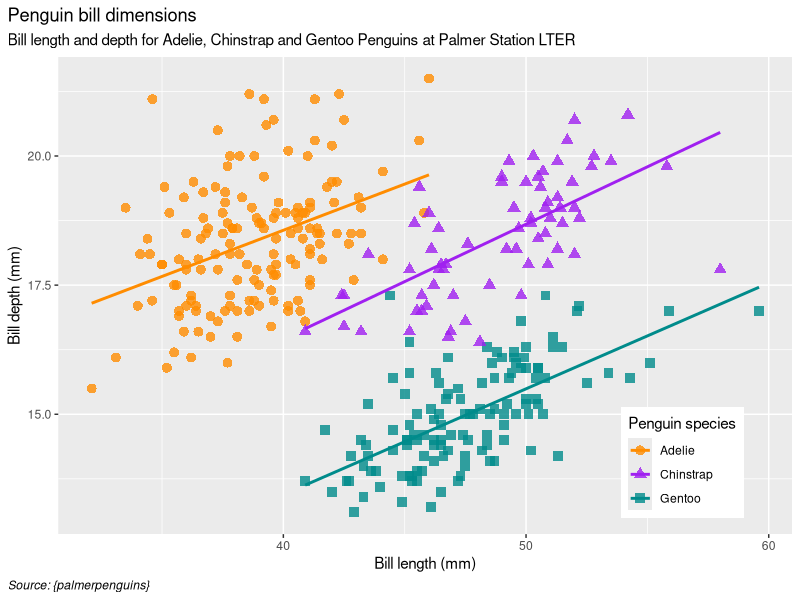

Reproduce this figure in R.
## ---- chunk 1
#| eval: true
#| echo: true
#| message: false
#| warning: false
#| fig-align: "center"
#..........................load packages.........................
library(tidyverse)

#..........................import data...........................
library(palmerpenguins)

#............................plot data...........................
ggplot(data = penguins,
       aes(x = bill_length_mm,
           y = bill_depth_mm,
           group = species)) +
  geom_point(aes(color = species, 
                 shape = species),
             size = 3,
             alpha = 0.8) +
  geom_smooth(method = "lm", se = FALSE, aes(color = species)) +
  scale_color_manual(values = c("darkorange","purple","cyan4")) +
  labs(title = "Penguin bill dimensions",
       subtitle = "Bill length and depth for Adelie, Chinstrap and Gentoo Penguins at Palmer Station LTER",
       caption = "Source: {palmerpenguins}",
       x = "Bill length (mm)",
       y = "Bill depth (mm)",
       color = "Penguin species",
       shape = "Penguin species") +
  theme(legend.position = c(0.85, 0.15),
        plot.title.position = "plot",
        plot.caption = element_text(hjust = 0, face = "italic"),
        plot.caption.position = "plot")
